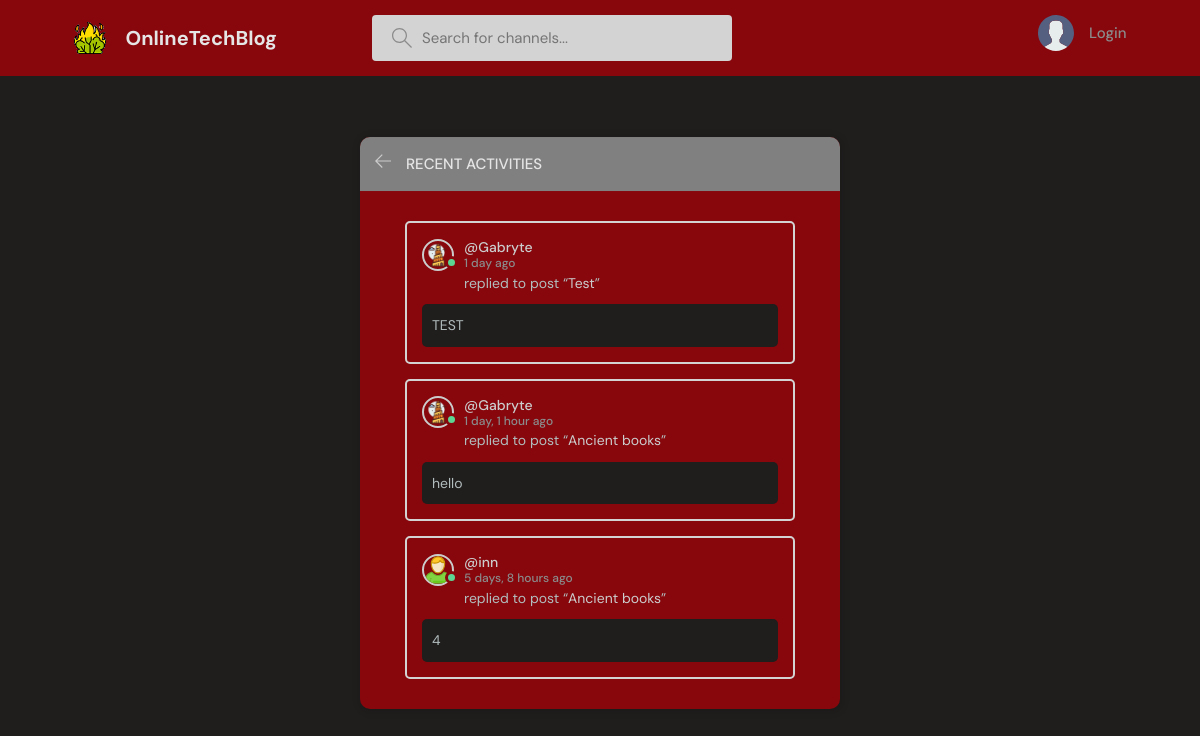
The app's page /messagesFromUsers/, older data.
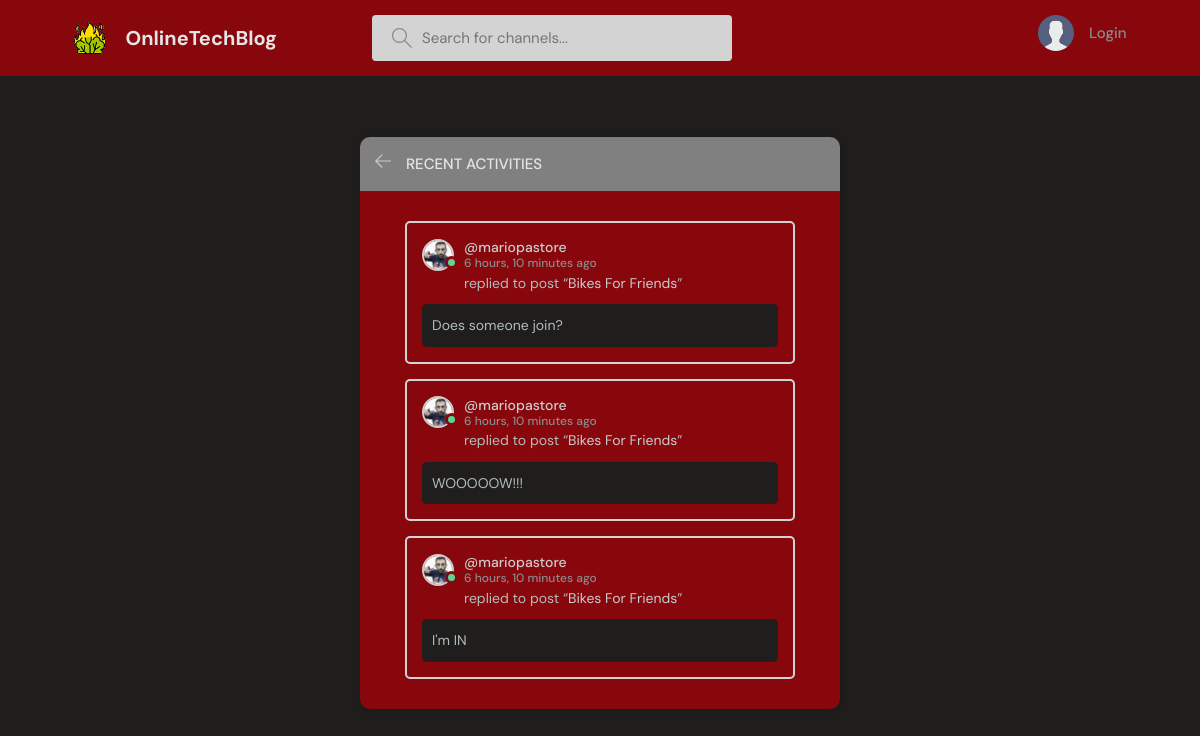
The same page, newer data.
### baseProject/models.py (models this page shows, shortened)
class Message(models.Model):
    user = models.ForeignKey(User, on_delete=models.CASCADE)
    room = models.ForeignKey(Room, on_delete=models.CASCADE)
    body = models.TextField()
    image = models.ImageField(null=True, blank=True)
    updated = models.DateTimeField(auto_now=True)
    created = models.DateTimeField(auto_now_add=True)
    likes = models.ManyToManyField(User, related_name='comment')
    class Meta:
        ordering = ('-updated','-created')

class User(AbstractUser):
    name = models.CharField(max_length=200, null=True)
    surname = models.CharField(max_length=200, null=True)
    email = models.EmailField(unique=True,null=True)
    status = models.TextField(null=True)
    icon = models.ImageField(null=True, default="userBase.svg")
    showFriendsMessages = models.BooleanField(default=False)
    USERNAME_FIELD = 'email'
    REQUIRED_FIELDS = []

class Room(models.Model):
    host = models.ForeignKey(User, on_delete=models.SET_NULL, null=True)
    participants = models.ManyToManyField(User, related_name='participants', blank=True)
    topic = models.ForeignKey(Topic, null=True, blank=True,on_delete=models.SET_NULL)
    name = models.CharField(max_length=200, unique=True)
    description = models.TextField(null=True, blank=True)
    friendsOnly = models.BooleanField(default=False)
    updated = models.DateTimeField(auto_now=True)
    created = models.DateTimeField(auto_now_add=True)
    class Meta:
        ordering = ('-updated','-created')
    def __str__(self):
        return self.name

### baseProject/views.py (the view)
# urls.py: path('messagesFromUsers/',views.usersMessages,name="messages"),
def usersMessages(request):
    channel_messages = Message.objects.all()[0:3]
    return render(request, 'baseProject/messagesFromBlogging.html', {'room_messages': channel_messages})

### baseProject/templates/baseProject/messagesFromBlogging.html (shortened to what this page needs)
{% extends 'main.html' %}
{% block content %}
    <main class="layout">
        <div class="container">
            <div class="layout__box">
                <div class="layout__boxHeader">
                    <div class="layout__boxTitle">
                        <a href="{{ request.META.HTTP_REFERER }}">
                            <svg version="1.1" xmlns="http://www.w3.org/2000/svg" width="32" height="32"
                                 viewBox="0 0 32 32">
                                <title>arrow-left</title>
                                <path
                                        d="M13.723 2.286l-13.723 13.714 13.719 13.714 1.616-1.611-10.96-10.96h27.625v-2.286h-27.625l10.965-10.965-1.616-1.607z"
                                ></path>
                            </svg>
                        </a>
                        <h3>Recent Activities</h3>
                    </div>
                </div>
                <div class="activities-page layout__body">
                    {% for activity in room_messages %}
                        <div class="ActivitiesBoxingBox">
                            <div class="activities__boxHeader ChannelListerRoomHeaderBlock">
                                <a href="{% url 'user-profile' activity.user.id %}" class="HostRoomChannelLister">
                                    {% if activity.user.is_authenticated %}
                                        <div class="avatar avatar--small active">
                                            <img src="{{ activity.user.icon.url }}"/>
                                        </div>
                                    {% else %}
                                        <div class="avatar avatar--small">
                                            <img src="{{ activity.user.icon.url }}"/>
                                        </div>
                                    {% endif %}
                                    <p>
                                        @{{ activity.user.username }}
                                        <span>{{ activity.created|timesince }} ago</span>
                                    </p>
                                </a>
                            </div>
                            <div class="BoxingContentActivities">
                                <p>replied to post “<a href="{% url 'check' activity.room.id %}">{{ activity.room }}</a>”
                                </p>
                                <div class="ActivitiesBoxingRoomChannelContent">
                                    {{ activity.body }}
                                </div>
                            </div>
                        </div>
                    {% endfor %}
                </div>
            </div>
        </div>
    </main>
{% endblock content %}

Row changes from the older to the newer data that the page shows:
no longer on this page (row unchanged): Message: user.icon (picture), user.username "Gabryte", created "1 day", room "Test", body "TEST"
no longer on this page (row unchanged): Message: user.icon (picture), user.username "Gabryte", created "1 day, 1 hour", room "Ancient books", body "hello"
no longer on this page (row unchanged): Message: user.icon (picture), user.username "inn", created "5 days, 8 hours", room "Ancient books", body "4"
added Message: user.icon (picture), user.username "mariopastore", created "6 hours, 10 minutes", room "Bikes For Friends", body "Does someone join?"
added Message: user.icon (picture), user.username "mariopastore", created "6 hours, 10 minutes", room "Bikes For Friends", body "WOOOOOW!!!"
added Message: user.icon (picture), user.username "mariopastore", created "6 hours, 10 minutes", room "Bikes For Friends", body "I'm IN"
